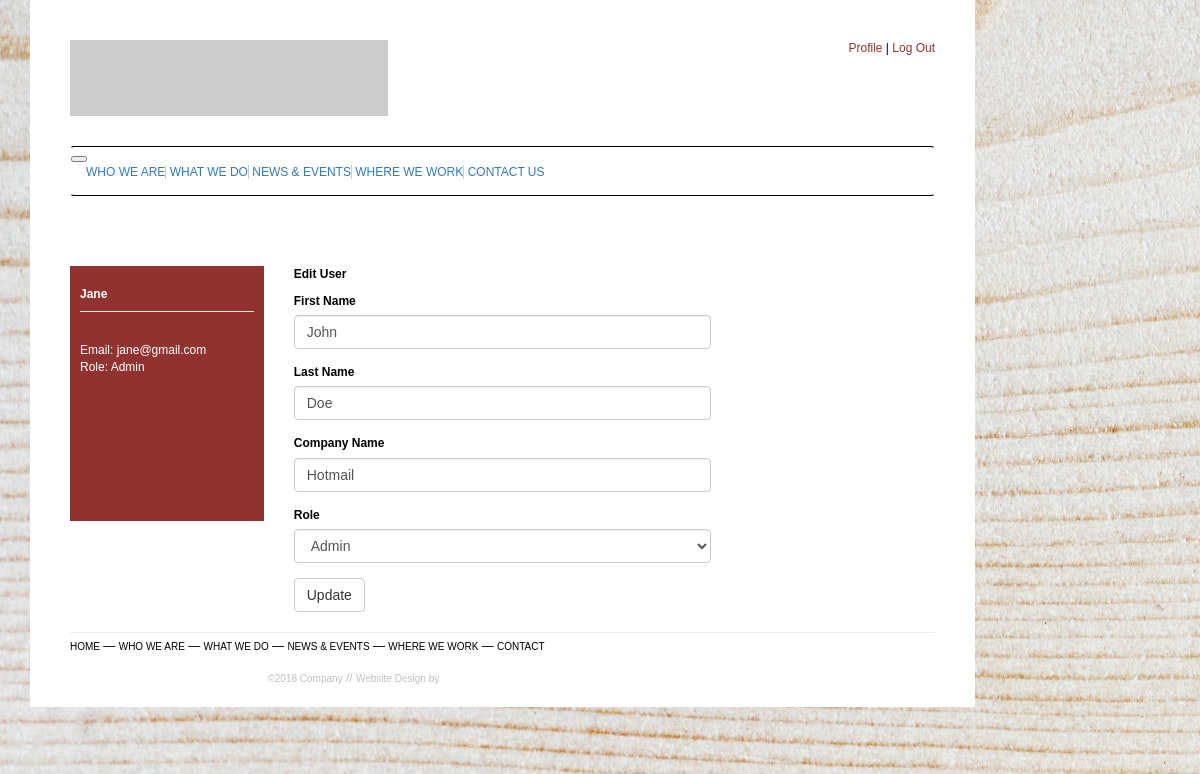
The app's page /edit_users/2 (signed in) with its own data.
### app/models.py (models this page shows, shortened)
class User(UserMixin, db.Model):
    id = db.Column(db.Integer, primary_key=True)
    first_name = db.Column(db.String(50))
    last_name = db.Column(db.String(50))
    email = db.Column(db.String(100), unique=True, index=True)
    role_id = db.Column(db.Integer, nullable=False)
    password_hash = db.Column(db.String(256))
    bio = db.Column(db.String(140))
    company_name = db.Column(db.String(100))

class Role(db.Model):
    id = db.Column(db.Integer, primary_key=True)
    name = db.Column(db.String(20), unique=True, index=True)

### app/routes.py (the view)
@app.route('/edit_users/<id>', methods=['GET', 'POST'])
@login_required
def edit_users(id):
    user = User.query.get(id)
    role = Role.query.get(user.role_id)
    form = UserForm(role_id=user.role_id)
    if form.validate_on_submit():
        user.first_name = form.first_name.data
        user.last_name = form.last_name.data
        user.company_name = form.company_name.data
        user.role_id = form.role_id.data
        print(form.role_id.data)
        print(form.role_id.default)
        print(form.role_id.choices)
        db.session.commit()
        flash('Your changes have been saved.')
        return redirect(url_for('admin'))
    elif request.method == 'GET':
        form.first_name.data = user.first_name
        form.last_name.data = user.last_name
        form.company_name.data = user.company_name
    return render_template("edit_user.html", form=form, page='edit_user', role=role.name)

### app/forms.py
class UserForm(FlaskForm):
    ROLE_TYPES = [(1, 'Admin'), (2, 'User'), (3, 'Partner'), (4, 'Client')]
    first_name = StringField('First Name', validators=[DataRequired()])
    last_name = StringField('Last Name', validators=[DataRequired()])
    company_name = StringField('Company Name')
    role_id = SelectField('Role', choices=ROLE_TYPES, coerce=int)
    update = SubmitField('Update')

### app/models.py (called while the page is built)
@login.user_loader
def load_user(id):
    return User.query.get(int(id))

### app/templates/edit_user.html (shortened to what this page needs)
{% extends 'base.html' %}
{% import 'bootstrap/wtf.html' as wtf %}
{% block app_content %}
  <div class="row">
    <div class="col-md-3 col-sm-12">
      <aside>
        <div class="aside-container">
          <p><strong>{{ current_user.first_name }}</strong></p>
          <hr>
          <p class="white-color">Email: {{ current_user.email }}<br>
          Role: {{ role }}</p>
        </div>
      </aside>
    </div>
    <div class="col-md-9 col-sm-12">
      <div class="article-container">
        <div class="row">
          <div class="col-md-8 offset-md-2">
            <p><strong>Edit User</strong></p>
            {{ wtf.quick_form(form) }}
          </div>
        </div>
      </div>
    </div>
  </div>
{% endblock %}

### app/static/css/main.css (style rules this page uses)
body { font-family: Verdana, Arial, Helvetica, sans-serif; font-size: 12px; color: black; background-image: url("/static/img/abstract-art-backdrop-926985.jpg"); background-repeat: no-repeat; background-attachment: fixed; overflow-x: hidden; }
.news-feed-container, .aside-container { width: 100%; background-color: #903330; margin-top: 30px; color: white; padding: 10px; min-height: 255px; }
.news-feed-container > p, .aside-container > p { padding-top: 10px; margin-bottom: 8px; }
.news-feed-container > p + hr, .aside-container > p + hr { margin-top: 5px; background: white; }
.white-color { color: white; }
.article-container, .paragraph-title, .contact-container { margin-top: 30px; }

### records on screen
User: first_name "Jane", email "jane@gmail.com"
Role: name "Admin"
User: first_name "John", last_name "Doe", company_name "Hotmail", role_id "Admin"
